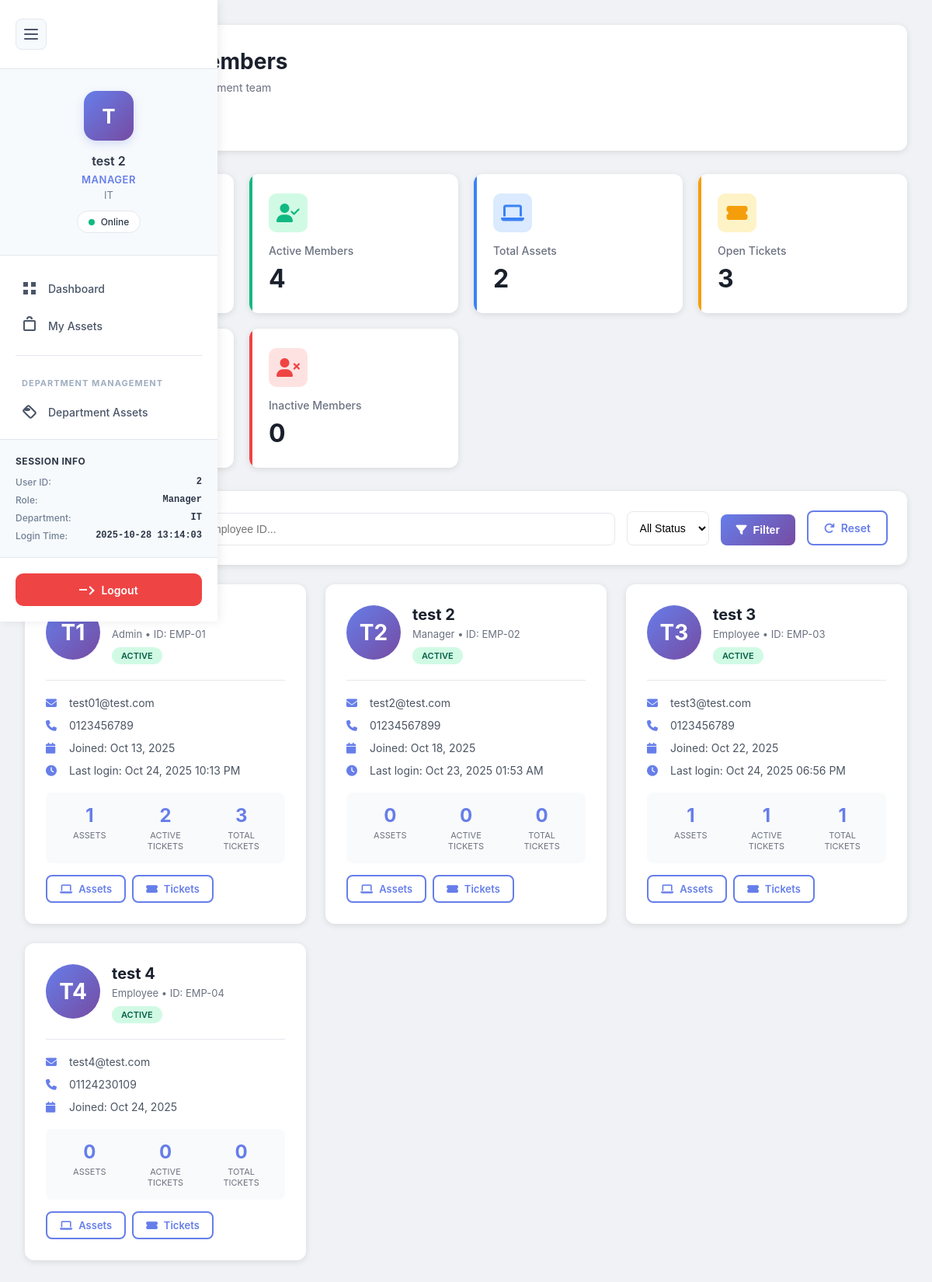
Page /users/teamMembers.php (signed in) on the earlier database version.
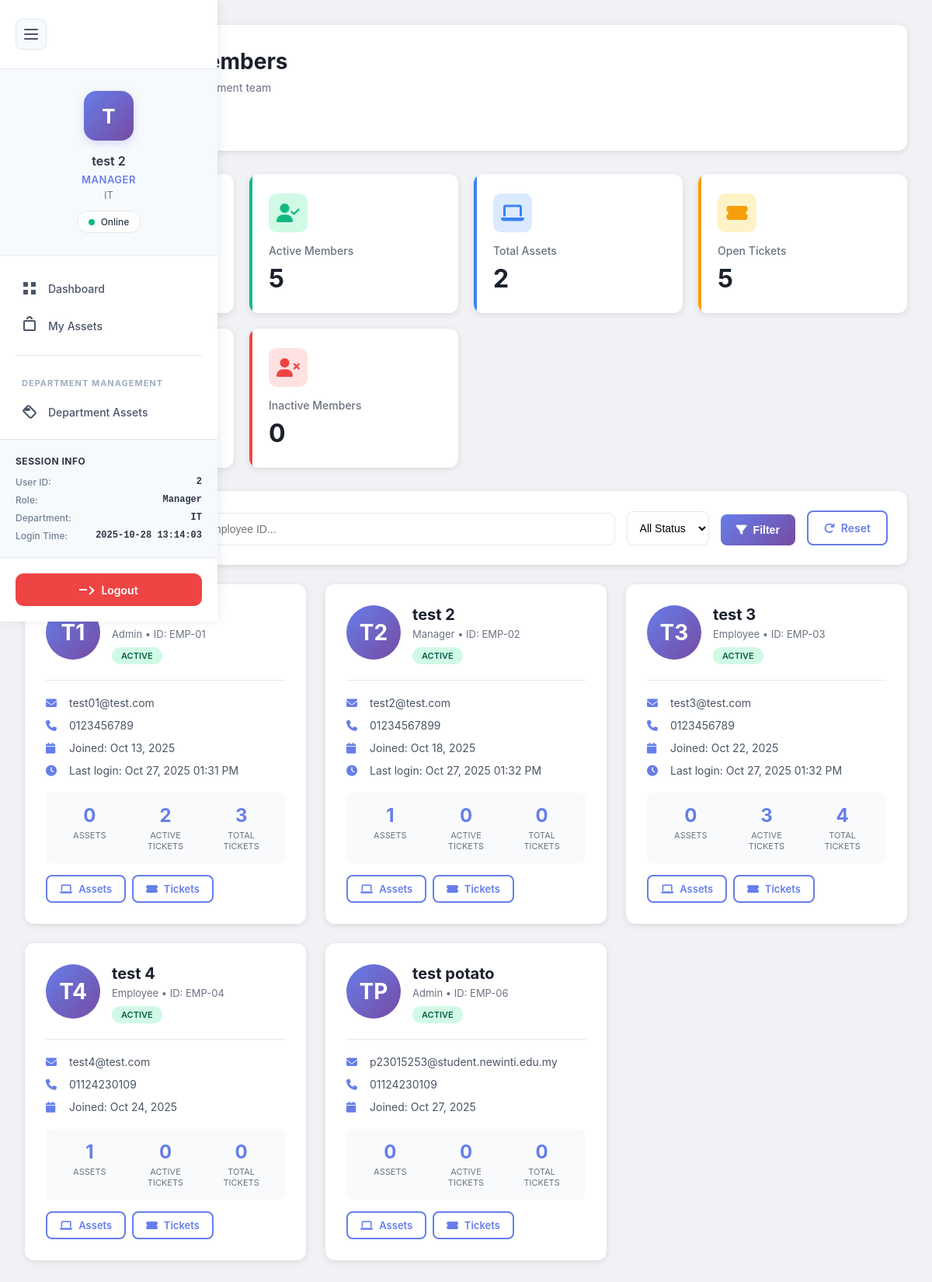
Same page on the later database version.
### tables this page shows
CREATE TABLE `users` (
  `user_id` int(11) NOT NULL,
  `first_name` varchar(100) DEFAULT NULL,
  `last_name` varchar(100) DEFAULT NULL,
  `email` varchar(255) NOT NULL,
  `username` varchar(100) NOT NULL,
  `password_hash` varchar(255) DEFAULT NULL,
  `temp_password` varchar(255) DEFAULT NULL,
  `phone` varchar(20) DEFAULT NULL,
  `department` varchar(100) DEFAULT NULL,
  `role` enum('admin','manager','employee') DEFAULT NULL,
  `employee_id` varchar(50) DEFAULT NULL,
  `is_active` tinyint(1) DEFAULT 1,
  `is_verified` tinyint(1) DEFAULT 0,
  `force_password_reset` tinyint(1) DEFAULT 0,
  `created_at` timestamp NOT NULL DEFAULT current_timestamp(),
  `updated_at` timestamp NOT NULL DEFAULT current_timestamp() ON UPDATE current_timestamp(),
  `last_login` timestamp NULL DEFAULT NULL,
  `verified_at` timestamp NULL DEFAULT NULL,
  `verified_by` int(11) DEFAULT NULL,
  `rejected_at` timestamp NULL DEFAULT NULL,
  `rejected_by` int(11) DEFAULT NULL,
  `rejection_reason` text DEFAULT NULL,
  `last_ip` varchar(45) DEFAULT NULL,
  `last_device_sn` varchar(255) DEFAULT NULL,
  `last_login_at` datetime DEFAULT NULL,
  `password_reset_token` varchar(64) DEFAULT NULL,
  `password_reset_expiry` datetime DEFAULT NULL,
  `must_change_password` tinyint(1) DEFAULT 0,
  `password_changed_at` datetime DEFAULT NULL,
  `created_by` int(11) DEFAULT NULL
);

### users/teamMembers.php (the view, shortened to what the changed rows need)
<?php
require_once '../auth/config/database.php';
$user_id = $_SESSION['user_id'];
$dept_query = "SELECT department, first_name, last_name FROM users WHERE user_id = ?";
$dept_stmt = $pdo->prepare($dept_query);
$dept_stmt->execute([$user_id]);
$manager_info = $dept_stmt->fetch(PDO::FETCH_ASSOC);
$manager_dept = $manager_info['department'];
$where_conditions = ["u.department = ?"];
$params = [$manager_dept];
$where_clause = implode(" AND ", $where_conditions);
$team_query = "
    SELECT
        u.*,
        COUNT(DISTINCT a.id) as asset_count,
        COUNT(DISTINCT t.ticket_id) as ticket_count,
        COUNT(DISTINCT CASE WHEN t.status IN ('open', 'in_progress', 'pending') THEN t.ticket_id END) as active_tickets
    FROM users u
    LEFT JOIN assets a ON u.user_id = a.assigned_to AND a.status != 'retired'
    LEFT JOIN tickets t ON u.user_id = t.requester_id
    WHERE $where_clause
    GROUP BY u.user_id
    ORDER BY u.first_name ASC, u.last_name ASC
";
$stmt = $pdo->prepare($team_query);
$stmt->execute($params);
$team_members = $stmt->fetchAll(PDO::FETCH_ASSOC);
$dept_stats_query = "
    SELECT
        (SELECT COUNT(*) FROM users WHERE department = ?) as total_members,
        (SELECT COUNT(*) FROM users WHERE department = ? AND is_active = 1) as active_members,
        (SELECT COUNT(*) FROM users WHERE department = ? AND is_active = 0) as inactive_members,
        (SELECT COUNT(*) FROM assets WHERE assigned_to IN (SELECT user_id FROM users WHERE department = ?) AND status != 'retired') as total_assets,
        (SELECT COUNT(*) FROM tickets WHERE requester_department = ?) as total_tickets,
        (SELECT COUNT(*) FROM tickets WHERE requester_department = ? AND status IN ('open', 'in_progress', 'pending')) as open_tickets
";
$dept_stats_stmt = $pdo->prepare($dept_stats_query);
$dept_stats_stmt->execute([$manager_dept, $manager_dept, $manager_dept, $manager_dept, $manager_dept, $manager_dept]);
$dept_stats = $dept_stats_stmt->fetch(PDO::FETCH_ASSOC);
?>
<!DOCTYPE html>
<html lang="en">
<head>
    <link rel="stylesheet" href="../auth/inc/navigation.css">
    <link rel="stylesheet" href="https://cdnjs.cloudflare.com/ajax/libs/font-awesome/6.4.0/css/all.min.css">
</head>
<body>
    <main class="main-content">
        <div class="container">
            <div class="page-header">
                <h1>
                    My Team Members
                </h1>
            </div>
            <div class="stats-grid">
                <div class="stat-card success">
                    <div class="stat-icon">
                        <i class="fas fa-user-check"></i>
                    </div>
                    <div class="stat-label">Active Members</div>
                    <div class="stat-value"><?php echo $dept_stats['active_members']; ?></div>
                </div>
                <div class="stat-card warning">
                    <div class="stat-icon">
                        <i class="fas fa-ticket-alt"></i>
                    </div>
                    <div class="stat-label">Open Tickets</div>
                    <div class="stat-value"><?php echo $dept_stats['open_tickets']; ?></div>
                </div>
            </div>
            <?php if (count($team_members) > 0): ?>
            <div class="team-grid">
                <?php foreach ($team_members as $member): ?>
                <div class="member-card <?php echo $member['is_active'] ? '' : 'inactive'; ?>">
                    <div class="member-header">
                        <div class="member-avatar">
                            <?php echo strtoupper(substr($member['first_name'], 0, 1) . substr($member['last_name'], 0, 1)); ?>
                        </div>
                        <div class="member-info">
                            <div class="member-name">
                                <?php echo htmlspecialchars($member['first_name'] . ' ' . $member['last_name']); ?>
                            </div>
                            <div class="member-role">
                                <?php echo ucfirst($member['role']); ?>
                                <?php if ($member['employee_id']): ?>
                                    • ID: <?php echo htmlspecialchars($member['employee_id']); ?>
                                <?php endif; ?>
                            </div>
                            <span class="member-status status-<?php echo $member['is_active'] ? 'active' : 'inactive'; ?>">
                                <?php echo $member['is_active'] ? 'Active' : 'Inactive'; ?>
                            </span>
                        </div>
                    </div>
                    <div class="member-details">
                        <div class="detail-item">
                            <i class="fas fa-envelope"></i>
                            <span><?php echo htmlspecialchars($member['email']); ?></span>
                        </div>
                        <?php if ($member['phone']): ?>
                        <div class="detail-item">
                            <i class="fas fa-phone"></i>
                            <span><?php echo htmlspecialchars($member['phone']); ?></span>
                        </div>
                        <?php endif; ?>
                        <div class="detail-item">
                            <i class="fas fa-calendar"></i>
                            <span>Joined: <?php echo date('M d, Y', strtotime($member['created_at'])); ?></span>
                        </div>
                        <?php if ($member['last_login']): ?>
                        <div class="detail-item">
                            <i class="fas fa-clock"></i>
                            <span>Last login: <?php echo date('M d, Y h:i A', strtotime($member['last_login'])); ?></span>
                        </div>
                        <?php endif; ?>
                    </div>
                    <div class="member-stats">
                        <div class="member-stat">
                            <div class="member-stat-value"><?php echo $member['asset_count']; ?></div>
                            <div class="member-stat-label">Assets</div>
                        </div>
                        <div class="member-stat">
                            <div class="member-stat-value"><?php echo $member['active_tickets']; ?></div>
                            <div class="member-stat-label">Active Tickets</div>
                        </div>
                        <div class="member-stat">
                            <div class="member-stat-value"><?php echo $member['ticket_count']; ?></div>
                            <div class="member-stat-label">Total Tickets</div>
                        </div>
                    </div>
                    <div class="member-actions">
                        <a href="../assets/assets.php?user_id=<?php echo $member['user_id']; ?>"
                           class="btn btn-sm btn-outline" title="View Assets">
                            <i class="fas fa-laptop"></i> Assets
                        </a>
                        <a href="../tickets/tickets.php?user_id=<?php echo $member['user_id']; ?>"
                           class="btn btn-sm btn-outline" title="View Tickets">
                            <i class="fas fa-ticket-alt"></i> Tickets
                        </a>
                    </div>
                </div>
                <?php endforeach; ?>
            </div>
            <?php endif; ?>
        </div>
    </main>
</body>
</html>

Differences in the rows shown:
changed users "test01@test.com": last_login "Oct 24, 2025 10:13 PM" → "Oct 27, 2025 01:31 PM"; asset_count "1" → "0"
changed users "test 2": last_login "Oct 23, 2025 01:53 AM" → "Oct 27, 2025 01:32 PM"; asset_count "0" → "1"
changed users "test 3": last_login "Oct 24, 2025 06:56 PM" → "Oct 27, 2025 01:32 PM"; asset_count "1" → "0"; active_tickets "1" → "3"; ticket_count "1" → "4"
computed for users "test 4": asset_count "0" → "1"
added users: first_name+last_name "TP", first_name+last_name "test potato", role "Admin", employee "EMP-06", is_active "ACTIVE", email "p23015253@student.newinti.edu.my", phone "01124230109", created_at "Oct 27, 2025", asset_count "0", active_tickets "0", ticket_count "0"
Other differences:
$dept_stats['active_members']: "4" → "5"
$dept_stats['open_tickets']: "3" → "5"
